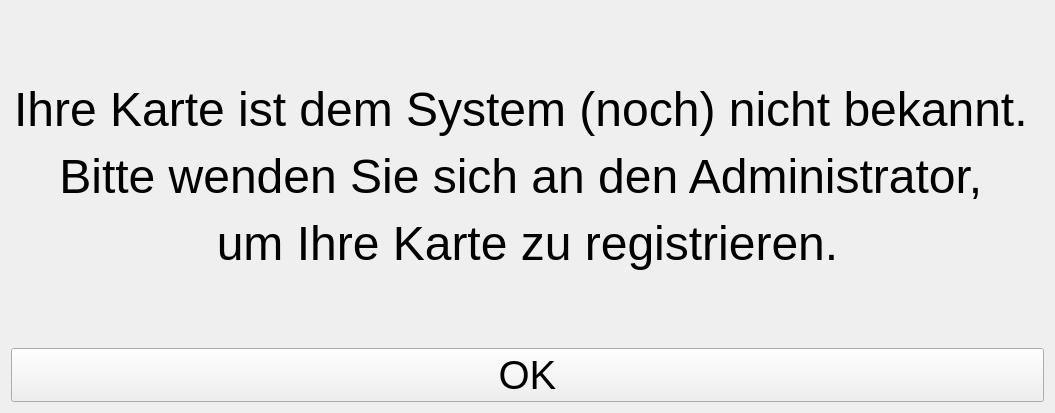
<?xml version="1.0" encoding="UTF-8"?>
<ui version="4.0">
 <class>UnknownIDForm</class>
 <widget class="QWidget" name="UnknownIDForm">
  <property name="geometry">
   <rect>
    <x>0</x>
    <y>0</y>
    <width>1055</width>
    <height>413</height>
   </rect>
  </property>
  <property name="windowTitle">
   <string>Form</string>
  </property>
  <layout class="QVBoxLayout" name="verticalLayout">
   <item>
    <widget class="QLabel" name="label">
     <property name="text">
      <string>&lt;html&gt;&lt;head/&gt;&lt;body&gt;&lt;p align=&quot;center&quot;&gt;&lt;span style=&quot; font-size:36pt;&quot;&gt;Ihre Karte ist dem System (noch) nicht bekannt. &lt;/span&gt;&lt;/p&gt;&lt;p align=&quot;center&quot;&gt;&lt;span style=&quot; font-size:36pt;&quot;&gt;Bitte wenden Sie sich an den Administrator, &lt;/span&gt;&lt;/p&gt;&lt;p align=&quot;center&quot;&gt;&lt;span style=&quot; font-size:36pt;&quot;&gt;um Ihre Karte zu registrieren.&lt;/span&gt;&lt;/p&gt;&lt;/body&gt;&lt;/html&gt;</string>
     </property>
    </widget>
   </item>
   <item>
    <widget class="QPushButton" name="okButton">
     <property name="sizePolicy">
      <sizepolicy hsizetype="Preferred" vsizetype="Fixed">
       <horstretch>0</horstretch>
       <verstretch>0</verstretch>
      </sizepolicy>
     </property>
     <property name="minimumSize">
      <size>
       <width>0</width>
       <height>0</height>
      </size>
     </property>
     <property name="font">
      <font>
       <pointsize>30</pointsize>
      </font>
     </property>
     <property name="text">
      <string>OK</string>
     </property>
    </widget>
   </item>
  </layout>
 </widget>
 <resources/>
 <connections/>
</ui>
